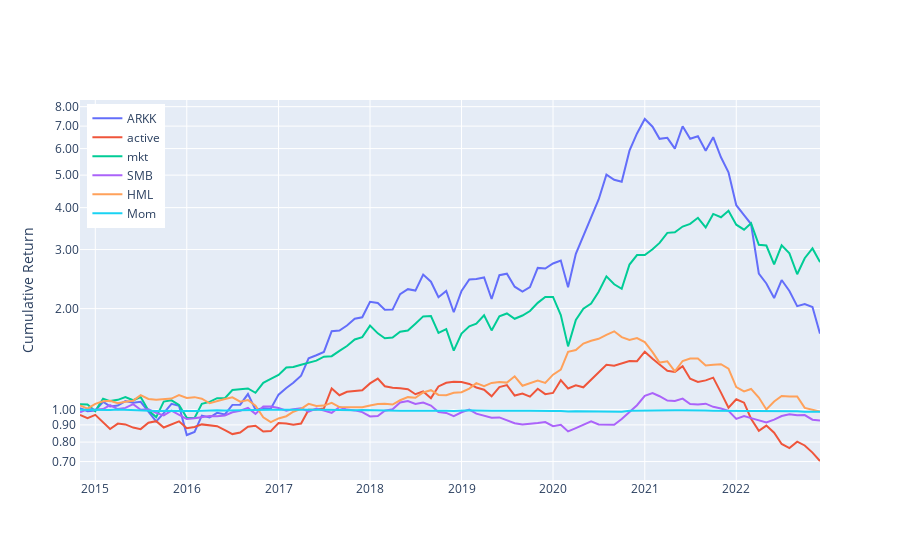

Here is the notebook cell this chart was saved with:
### Code cell
# Scatter plot with returns due to each source
fig = go.Figure()
for c in cum_rets.columns:
    trace  = go.Scatter(x=cum_rets.index.astype(str), y=cum_rets[c], mode="lines", name = c)
    fig.add_trace(trace)

# Formatting
fig.update_yaxes(title='Cumulative Return',tickformat=".2f")
fig.update_layout(legend=dict(yanchor="top", y =0.99, xanchor="left", x=0.01),yaxis_type="log")
fig.show()
